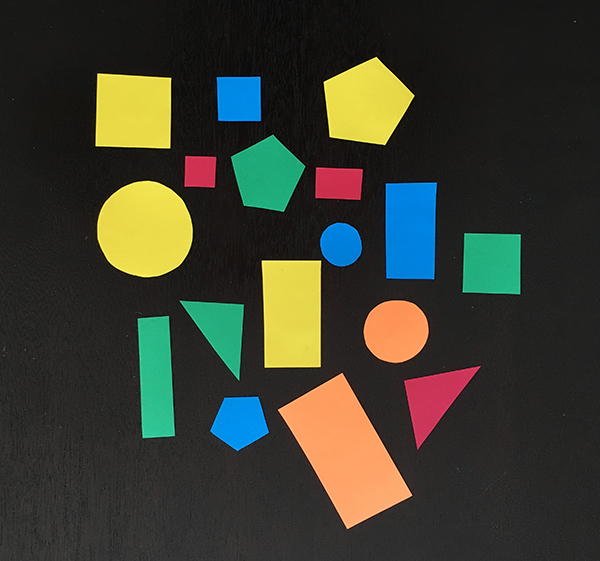
#> input picture opencv/A1.png, 600 x 561 px
$ python shape_color_detection.py
#> lines starting #> are read from the running program, lines starting #| are printed output that depends on the picture; after the words box and inside, x2 and y2 are one past the last pixel; in counts of white or black regions, pixels touching at a corner belong together
import cv2 as cv
import numpy as np

image = cv.imread('A1.png')
#> image is the input picture: shape (561, 600, 3); mean B, G, R 47.5, 60.1, 58.4
# _, image = cv.threshold(image, 70, 255, cv.THRESH_TOZERO)
# print(image.shape)

l_b_r = np.array([0, 10, 0], np.uint8)
u_b_r = np.array([255, 70, 255], np.uint8)
l_b_o = np.array([80, 140, 250], np.uint8)
u_b_o = np.array([130, 190, 255], np.uint8)
l_b_y = np.array([65, 200, 220], np.uint8)
u_b_y = np.array([90, 235, 245], np.uint8)
l_b_g = np.array([110, 150, 25], np.uint8)
u_b_g = np.array([175, 210, 75], np.uint8)
l_b_b = np.array([0, 0, 0], np.uint8)
u_b_b = np.array([255, 255, 25], np.uint8)
b = [[l_b_r, u_b_r], [l_b_o, u_b_o], [l_b_y, u_b_y], [l_b_g, u_b_g], [l_b_b, u_b_b]]
color = ['Red', 'Orange', 'Yellow', 'Green', 'Blue']
# [6 lines of commented-out code are left out]

img = cv.GaussianBlur(image, (5, 5), 0)

for i in range(len(b)):
    j, k = b[i]
    mask = cv.inRange(img, j, k)
    res = cv.bitwise_and(image, image, mask=mask)
    ret, res1 = cv.threshold(res, 70, 255, cv.THRESH_TOZERO)
    res = cv.cvtColor(res, cv.COLOR_BGR2GRAY)
    res = cv.GaussianBlur(res, (5, 5), 0)
    _, thresh = cv.threshold(res, 70, 255, cv.THRESH_BINARY)
    contours, hierarchy = cv.findContours(thresh, cv.RETR_TREE, cv.CHAIN_APPROX_NONE)

    for con in contours:
        poly_approx = cv.approxPolyDP(con, 0.01 * cv.arcLength(con, True), True)
        cv.drawContours(res1, poly_approx, 0, (255, 255, 225), 1)
        x = poly_approx.ravel()[0]
        y = poly_approx.ravel()[1] - 10

        if len(poly_approx) == 3:
            cv.putText(res1, 'Triangle', (x,y), cv.FONT_HERSHEY_SIMPLEX, 0.5, (255, 255, 225), 1)
        elif len(poly_approx) == 4:
            cv.putText(res1, 'Quad', (x,y), cv.FONT_HERSHEY_SIMPLEX, 0.5, (255, 255, 225), 1)
        elif len(poly_approx) == 5:
            cv.putText(res1, 'Pentagon', (x,y), cv.FONT_HERSHEY_SIMPLEX, 0.5, (255, 255, 225), 1)
        else:
            cv.putText(res1, 'Circle', (x,y), cv.FONT_HERSHEY_SIMPLEX, 0.5, (255, 255, 225), 1)
    title = color[i]
    cv.imshow(title, res1)
    # cv.drawContours(img, contours, -1, (255, 255, 225), 1)
    cv.imshow('image', image)
    cv.waitKey(0)
    cv.destroyAllWindows()
#> this loop made 5 passes
#> pass 1, `mask = cv.inRange(img, j, k)`:
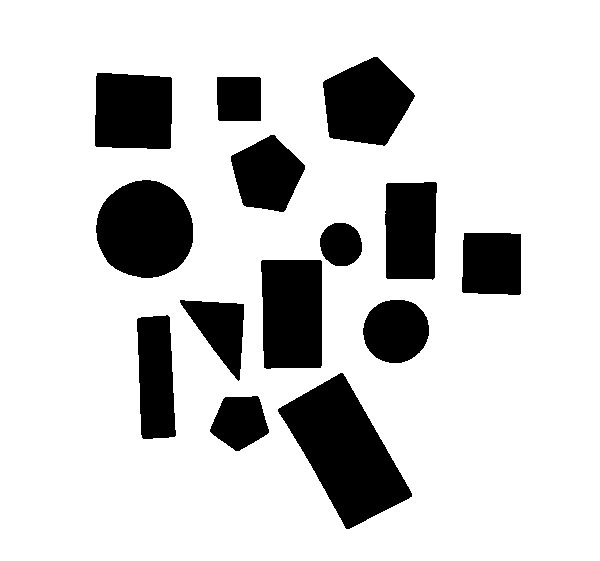
#> mask: shape (561, 600); 81.1% white; 14 black regions, largest, box (x1, y1, x2, y2) and area: (278, 373, 412, 529) 10453, (96, 180, 193, 278) 7484, (261, 260, 322, 369) 6405
#> pass 1, `res = cv.bitwise_and(image, image, mask=mask)`:
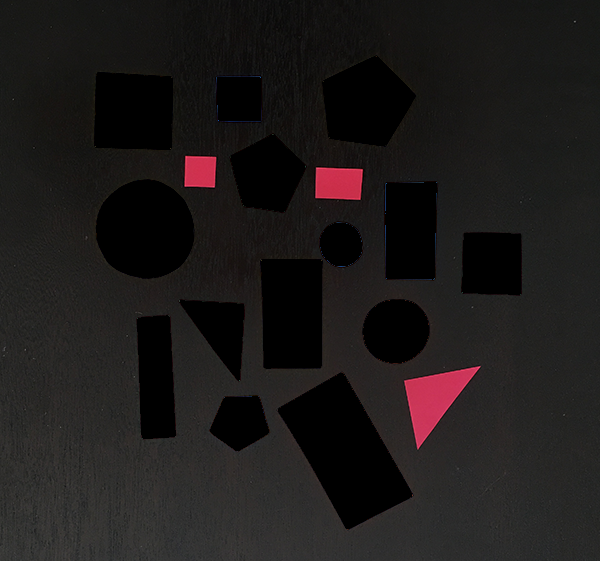
#> res: shape (561, 600, 3); mean B, G, R 25.6, 26.2, 29.5
#> pass 1, `ret, res1 = cv.threshold(res, 70, 255, cv.THRESH_TOZERO)`:
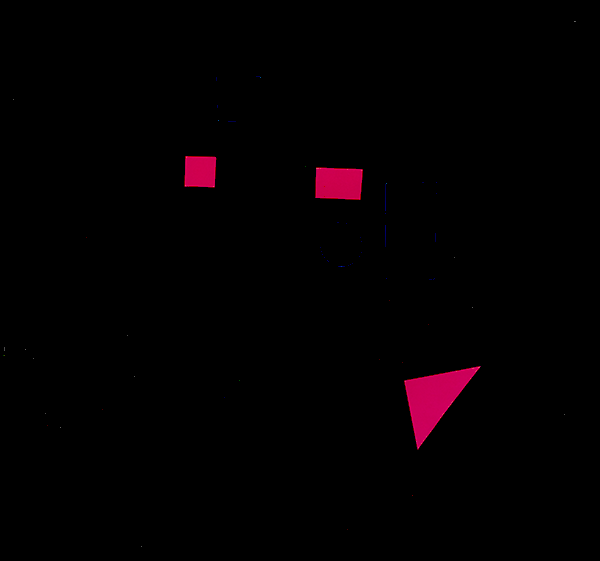
#> res1: shape (561, 600, 3); mean B, G, R 1.3, 0, 3.1
#> after the loop:
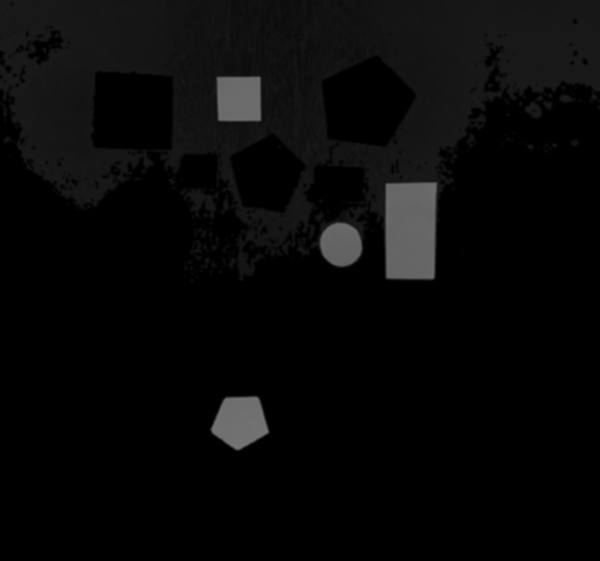
#> res: shape (561, 600); min 0, max 117, mean 8.2
#> after the loop:
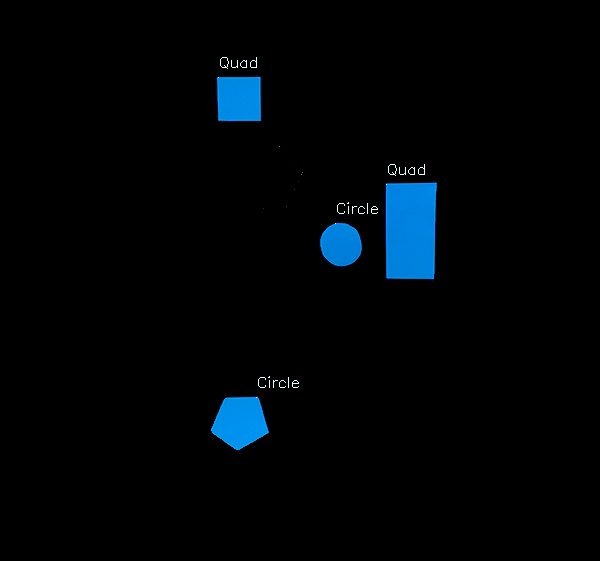
#> res1: shape (561, 600, 3); mean B, G, R 7.3, 4.4, 0.3
#> after the loop:
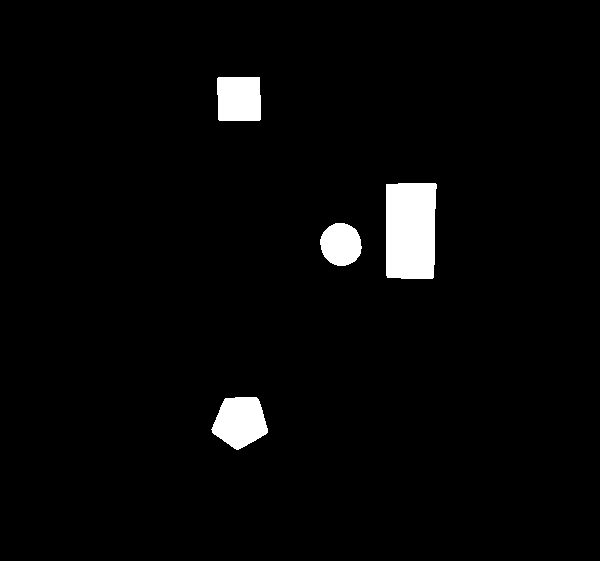
#> thresh: shape (561, 600); 3% white; 4 white regions, box (x1, y1, x2, y2) and area: (386, 183, 437, 279) 4691, (211, 397, 268, 450) 2144, (217, 77, 261, 121) 1889, (320, 223, 362, 266) 1402

# [16 lines of commented-out code are left out]
